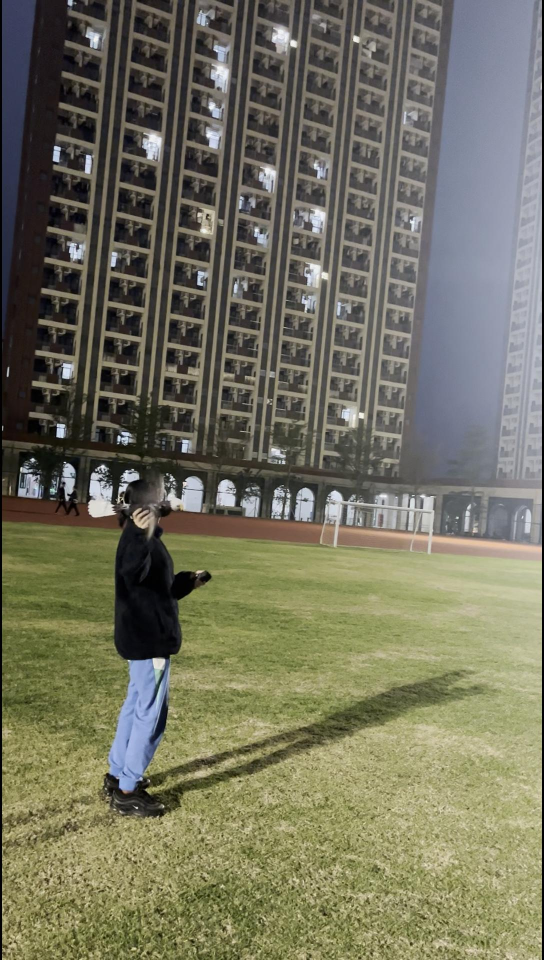
#> input picture dataset/bird/00235.jpg, 1088 x 1920 px, found by its file name (shown at 1/2 size); its folder holds 4 pictures in this run
$ python test.py
#> lines starting #> are read from the running program, lines starting #| are printed output that depends on the picture
"""
验证YOLO格式数据集标注的可视化工具
随机选择图片并在窗口中显示带边界框的图像
同时支持可视化yolotococo.py生成的COCO格式数据集
"""

import os
import cv2
import random
import numpy as np
import matplotlib.pyplot as plt
import json
import argparse

def visualize_yolo_annotations(data_dir, num_samples=3):
    """
    随机选择指定数量的图片，绘制YOLO格式标注的边界框，并在窗口中显示

    参数:
        data_dir: YOLO格式数据集目录
        num_samples: 要处理的图片数量，默认为3
    """
#> called with data_dir = 'C:/Users/TR/Desktop/bird', num_samples = 3
    # 获取所有图像文件
    image_files = [f for f in os.listdir(data_dir)
                  if f.lower().endswith(('.jpg', '.jpeg', '.png'))]

    # 没有足够的图片时的处理
    if not image_files:
        print(f"在 {data_dir} 中未找到图像文件")
        return

    # 随机选择指定数量的图片
    if len(image_files) < num_samples:
        print(f"警告: 目录中只有 {len(image_files)} 张图片，少于请求的 {num_samples} 张")
        selected_files = image_files
    else:
        selected_files = random.sample(image_files, num_samples)

    print(f"随机选择的图片: {selected_files}")

    # 尝试读取类别文件
    classes = []
    classes_path = os.path.join(data_dir, "classes.txt")
    if os.path.exists(classes_path):
        with open(classes_path, "r") as f:
            classes = f.read().strip().split("\n")
        print(f"读取到 {len(classes)} 个类别: {classes}")
        print("注意：YOLO格式中类别ID从0开始，COCO格式中类别ID从1开始")

    # 设置随机颜色
    colors = np.random.uniform(0, 255, size=(len(classes) if classes else 100, 3))

    # 创建一个大图，用于显示所有选择的图片
    plt.figure(figsize=(15, 5 * num_samples))

    # 处理选中的图片
    for i, filename in enumerate(selected_files):
        # 图像文件路径
        image_path = os.path.join(data_dir, filename)

        # 读取图像
        image = cv2.imread(image_path)
#> image is the input picture: shape (1920, 1088, 3); mean B, G, R 94.2, 113.9, 115.1
        if image is None:
            print(f"无法读取图像文件: {image_path}")
            continue

        # 图像高度和宽度
        height, width, _ = image.shape
#> height = 1920; width = 1088

        # 对应的标注文件路径
        base_name = os.path.splitext(filename)[0]
        annotation_path = os.path.join(data_dir, f"{base_name}.txt")

        # 如果标注文件存在，绘制边界框
        if os.path.exists(annotation_path):
            with open(annotation_path, "r") as f:
                lines = f.readlines()

            for line in lines:
                parts = line.strip().split()
                if len(parts) >= 5:  # 确保有足够的数据
                    class_id = int(parts[0])
                    # 为显示COCO ID，在可视化中标出对应的COCO类别ID
                    coco_class_id = class_id + 1

                    # YOLO格式: 类别ID, 中心点X, 中心点Y, 宽度, 高度 (归一化坐标)
                    x_center = float(parts[1]) * width
                    y_center = float(parts[2]) * height
                    box_width = float(parts[3]) * width
                    box_height = float(parts[4]) * height

                    # 计算左上角坐标
                    x1 = int(x_center - box_width / 2)
                    y1 = int(y_center - box_height / 2)
                    # 计算右下角坐标
                    x2 = int(x_center + box_width / 2)
                    y2 = int(y_center + box_height / 2)

                    # 确保坐标在图像范围内
                    x1 = max(0, x1)
                    y1 = max(0, y1)
                    x2 = min(width, x2)
                    y2 = min(height, y2)

                    # 选择颜色
                    color = colors[class_id % len(colors)]
                    color = (int(color[0]), int(color[1]), int(color[2]))

                    # 绘制边界框
                    cv2.rectangle(image, (x1, y1), (x2, y2), color, 2)

                    # 如果有类别列表，添加类别名称标签
                    if classes and class_id < len(classes):
                        # 显示COCO格式的类别ID和名称
                        label = f"{classes[class_id]}(ID:{coco_class_id})"
                        # 添加类别标签
                        cv2.putText(image, label, (x1, y1 - 10),
                                   cv2.FONT_HERSHEY_SIMPLEX, 0.5, color, 2)

        # 在Matplotlib中显示图像
        plt.subplot(num_samples, 1, i+1)
        plt.title(f"图像 {i+1}: {filename}")
        # OpenCV的BGR转为RGB用于matplotlib显示
        plt.imshow(cv2.cvtColor(image, cv2.COLOR_BGR2RGB))
        plt.axis('off')

    plt.tight_layout()
    plt.show()  # 显示图像，不保存
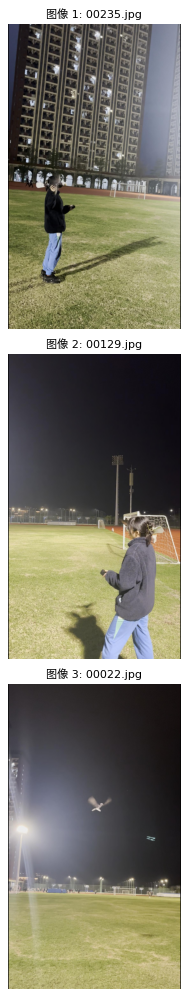
#> figure drawn by matplotlib, 3 panels

    # 同时在OpenCV窗口中显示每张图片
    for i, filename in enumerate(selected_files):
        image_path = os.path.join(data_dir, filename)
        image = cv2.imread(image_path)

        if image is None:
            continue

        # 对应的标注文件路径
        base_name = os.path.splitext(filename)[0]
        annotation_path = os.path.join(data_dir, f"{base_name}.txt")

        # 图像高度和宽度
        height, width, _ = image.shape

        # 如果标注文件存在，绘制边界框
        if os.path.exists(annotation_path):
            with open(annotation_path, "r") as f:
                lines = f.readlines()

            for line in lines:
                parts = line.strip().split()
                if len(parts) >= 5:
                    class_id = int(parts[0])
                    coco_class_id = class_id + 1

                    x_center = float(parts[1]) * width
                    y_center = float(parts[2]) * height
                    box_width = float(parts[3]) * width
                    box_height = float(parts[4]) * height

                    x1 = int(x_center - box_width / 2)
                    y1 = int(y_center - box_height / 2)
                    x2 = int(x_center + box_width / 2)
                    y2 = int(y_center + box_height / 2)

                    x1, y1 = max(0, x1), max(0, y1)
                    x2, y2 = min(width, x2), min(height, y2)

                    color = colors[class_id % len(colors)]
                    color = (int(color[0]), int(color[1]), int(color[2]))

                    cv2.rectangle(image, (x1, y1), (x2, y2), color, 2)

                    if classes and class_id < len(classes):
                        label = f"{classes[class_id]}(ID:{coco_class_id})"
                        cv2.putText(image, label, (x1, y1 - 10),
                                   cv2.FONT_HERSHEY_SIMPLEX, 0.5, color, 2)

        # 在OpenCV窗口中显示
        window_name = f"图像 {i+1}: {filename}"
        cv2.namedWindow(window_name, cv2.WINDOW_NORMAL)
        cv2.resizeWindow(window_name, 800, 600)  # 调整窗口大小
        cv2.imshow(window_name, image)

    print("按任意键关闭OpenCV窗口...")
    cv2.waitKey(0)
    cv2.destroyAllWindows()

    print(f"完成了 {len(selected_files)} 张图片的可视化处理。")

# [130 lines left out: function visualize_coco_dataset, not called in this run]

if __name__ == "__main__":
    parser = argparse.ArgumentParser(description='数据集可视化工具')
    parser.add_argument('--mode', type=str, choices=['yolo', 'coco'], default='yolo',
                       help='可视化模式: yolo或coco (默认: yolo)')
    parser.add_argument('--dir', type=str, default="C:/Users/TR/Desktop/bird",
                       help='数据集目录')
    parser.add_argument('--samples', type=int, default=3,
                       help='要可视化的样本数量 (默认: 3)')
    parser.add_argument('--dataset', type=str, choices=['train', 'val', 'test'], default='train',
                       help='COCO模式下要可视化的数据集类型 (默认: train)')

    args = parser.parse_args()

    if args.mode == 'yolo':
        print(f"正在可视化YOLO格式数据集: {args.dir}")
        visualize_yolo_annotations(args.dir, args.samples)
    else:
        print(f"正在可视化COCO格式数据集: {args.dir}")
        visualize_coco_dataset(args.dir, args.samples, args.dataset)

    print("可视化完成。")
